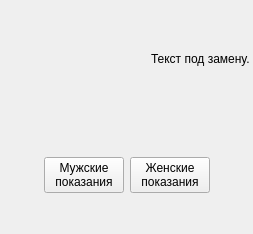
<?xml version="1.0" encoding="UTF-8"?>
<ui version="4.0">
 <class>WidgetConverterText</class>
 <widget class="QWidget" name="WidgetConverterText">
  <property name="geometry">
   <rect>
    <x>0</x>
    <y>0</y>
    <width>253</width>
    <height>234</height>
   </rect>
  </property>
  <property name="windowTitle">
   <string>Конвертер показаний</string>
  </property>
  <layout class="QVBoxLayout" name="verticalLayout">
   <property name="leftMargin">
    <number>3</number>
   </property>
   <property name="topMargin">
    <number>3</number>
   </property>
   <property name="rightMargin">
    <number>3</number>
   </property>
   <property name="bottomMargin">
    <number>3</number>
   </property>
   <item>
    <layout class="QHBoxLayout" name="horizontalLayout_2">
     <item>
      <spacer name="horizontalSpacer">
       <property name="orientation">
        <enum>Qt::Horizontal</enum>
       </property>
       <property name="sizeHint" stdset="0">
        <size>
         <width>40</width>
         <height>20</height>
        </size>
       </property>
      </spacer>
     </item>
     <item>
      <widget class="QLabel" name="lbl_status_info">
       <property name="toolTip">
        <string>Информация о действиях в поле редактора конвертера показаний.</string>
       </property>
       <property name="text">
        <string>Текст под замену.</string>
       </property>
      </widget>
     </item>
    </layout>
   </item>
   <item>
    <widget class="QFrame" name="pbtnbox">
     <property name="sizePolicy">
      <sizepolicy hsizetype="Preferred" vsizetype="Preferred">
       <horstretch>0</horstretch>
       <verstretch>0</verstretch>
      </sizepolicy>
     </property>
     <layout class="QHBoxLayout" name="horizontalLayout">
      <item>
       <spacer name="horizontalSpacer_2">
        <property name="orientation">
         <enum>Qt::Horizontal</enum>
        </property>
        <property name="sizeHint" stdset="0">
         <size>
          <width>288</width>
          <height>20</height>
         </size>
        </property>
       </spacer>
      </item>
      <item>
       <widget class="QPushButton" name="pbtn_men">
        <property name="toolTip">
         <string>Преобразует находящийся в редакторе текст мужских показаний.</string>
        </property>
        <property name="text">
         <string>Мужские
показания</string>
        </property>
        <property name="icon">
         <iconset resource="res.qrc">
          <normaloff>:/ico/icons/men0.png</normaloff>:/ico/icons/men0.png</iconset>
        </property>
        <property name="iconSize">
         <size>
          <width>24</width>
          <height>24</height>
         </size>
        </property>
       </widget>
      </item>
      <item>
       <widget class="QPushButton" name="pbtn_women">
        <property name="toolTip">
         <string>Преобразует находящийся в редакторе текст женских показаний.</string>
        </property>
        <property name="text">
         <string>Женские
показания</string>
        </property>
        <property name="icon">
         <iconset resource="res.qrc">
          <normaloff>:/ico/icons/women0.png</normaloff>:/ico/icons/women0.png</iconset>
        </property>
        <property name="iconSize">
         <size>
          <width>24</width>
          <height>24</height>
         </size>
        </property>
       </widget>
      </item>
      <item>
       <spacer name="horizontalSpacer_3">
        <property name="orientation">
         <enum>Qt::Horizontal</enum>
        </property>
        <property name="sizeHint" stdset="0">
         <size>
          <width>287</width>
          <height>20</height>
         </size>
        </property>
       </spacer>
      </item>
     </layout>
    </widget>
   </item>
  </layout>
 </widget>
 <resources>
  <include location="res.qrc"/>
 </resources>
 <connections>
  <connection>
   <sender>pbtn_men</sender>
   <signal>clicked()</signal>
   <receiver>WidgetConverterText</receiver>
   <slot>magic()</slot>
   <hints>
    <hint type="sourcelabel">
     <x>105</x>
     <y>207</y>
    </hint>
    <hint type="destinationlabel">
     <x>114</x>
     <y>233</y>
    </hint>
   </hints>
  </connection>
  <connection>
   <sender>pbtn_women</sender>
   <signal>clicked()</signal>
   <receiver>WidgetConverterText</receiver>
   <slot>magic()</slot>
   <hints>
    <hint type="sourcelabel">
     <x>174</x>
     <y>211</y>
    </hint>
    <hint type="destinationlabel">
     <x>163</x>
     <y>234</y>
    </hint>
   </hints>
  </connection>
 </connections>
 <slots>
  <slot>unblocking()</slot>
  <slot>magic()</slot>
 </slots>
</ui>
